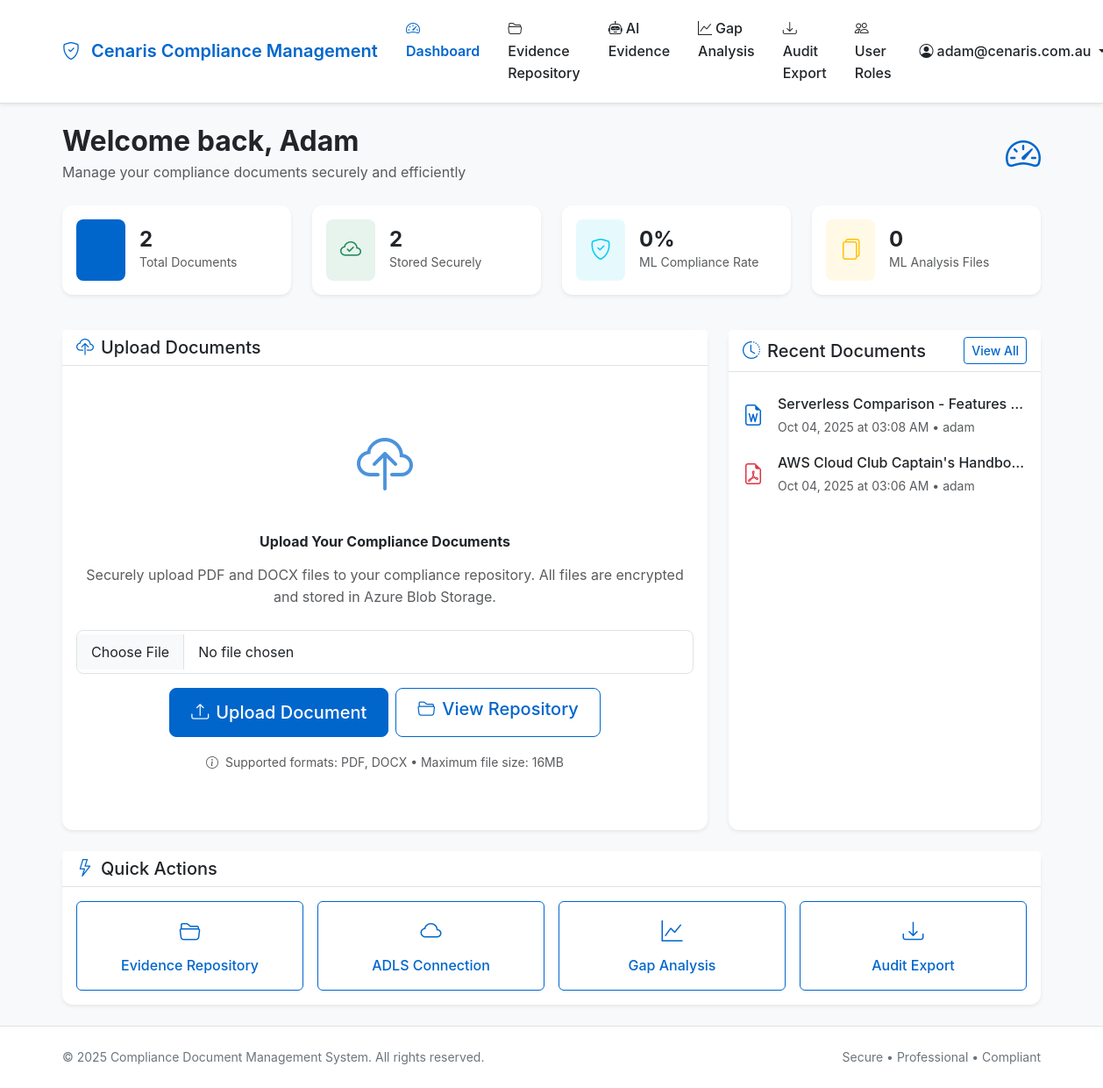
/dashboard (signed in), run on an earlier commit of the app's database.
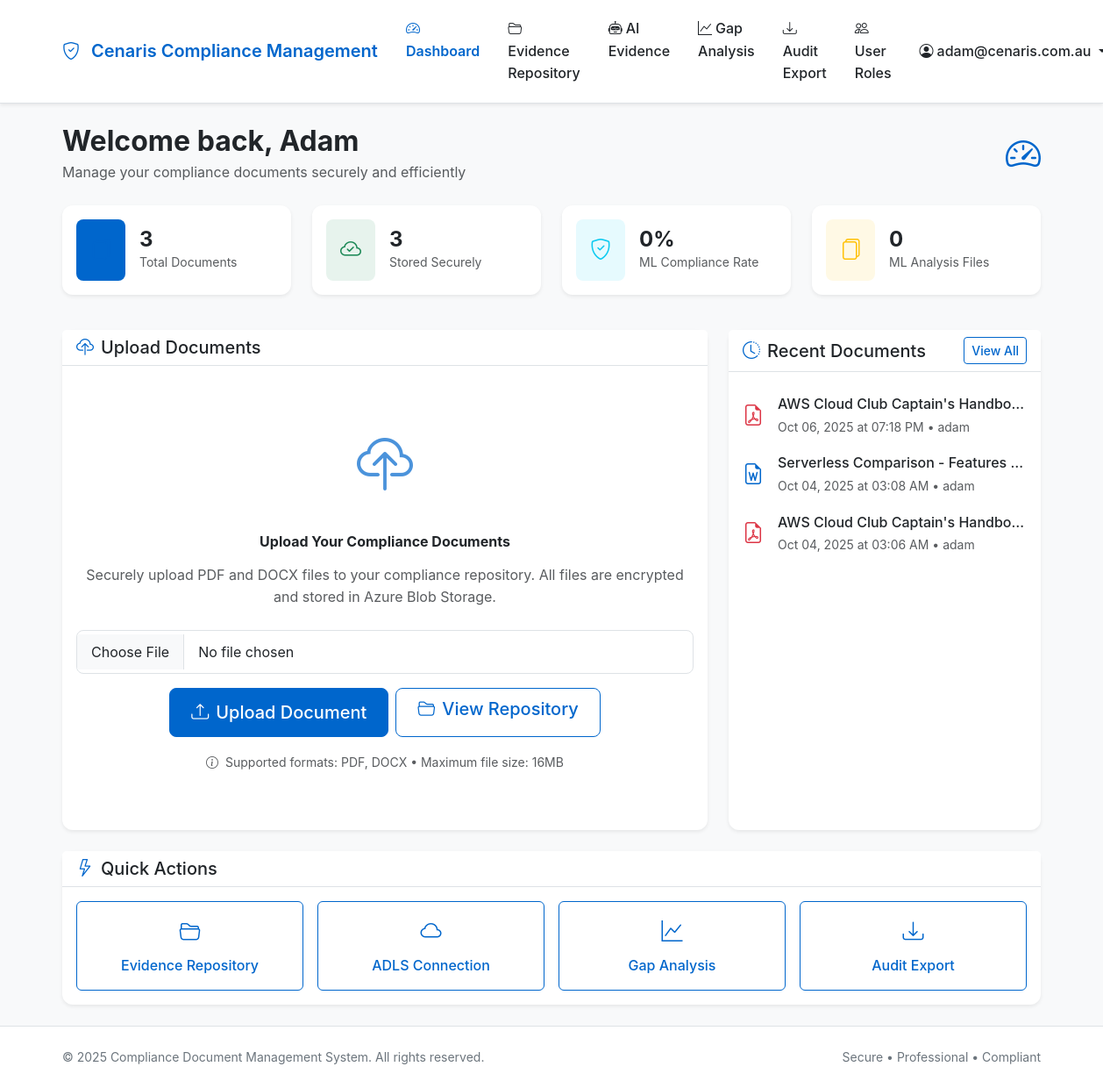
And on a later commit of the database.
### tables this page shows
CREATE TABLE users (
                id INTEGER PRIMARY KEY AUTOINCREMENT,
                email VARCHAR(120) UNIQUE NOT NULL,
                password_hash VARCHAR(128) NOT NULL,
                created_at DATETIME DEFAULT CURRENT_TIMESTAMP,
                is_active BOOLEAN DEFAULT 1
            );

CREATE TABLE documents (
                id INTEGER PRIMARY KEY AUTOINCREMENT,
                filename VARCHAR(255) NOT NULL,
                original_filename VARCHAR(255) NOT NULL,
                blob_name VARCHAR(255) UNIQUE NOT NULL,
                file_size INTEGER,
                content_type VARCHAR(100),
                uploaded_by INTEGER NOT NULL,
                uploaded_at DATETIME DEFAULT CURRENT_TIMESTAMP,
                is_active BOOLEAN DEFAULT 1,
                FOREIGN KEY (uploaded_by) REFERENCES users (id)
            );

### app/main/routes.py (the view)
@bp.route('/dashboard')
@login_required
def dashboard():
    recent_documents = Document.get_by_user(current_user.id, limit=5)
    all_documents = Document.get_by_user(current_user.id)
    total_documents = len(all_documents)
    ml_summary = azure_data_service.get_dashboard_summary()
    return render_template('main/dashboard.html',
                         title='Dashboard',
                         recent_documents=recent_documents,
                         total_documents=total_documents,
                         ml_summary=ml_summary)

### app/templates/main/dashboard.html (shortened to what this page needs)
{% extends "base.html" %} {% block content %}
<div class="fade-in">
  <div class="row mb-4">
    <div class="col-12">
      <div class="d-flex justify-content-between align-items-center">
        <div>
          <h1 class="h2 fw-bold text-dark mb-1">
            Welcome back, {{ current_user.email.split('@')[0].title() }}
          </h1>
          <p class="text-muted mb-0">
            Manage your compliance documents securely and efficiently
          </p>
        </div>
        <div class="d-none d-md-block">
          <i
            class="bi bi-speedometer2 text-primary"
            style="font-size: 2.5rem"
          ></i>
        </div>
      </div>
    </div>
  </div>
  <div class="row mb-4">
    <div class="col-md-6 col-lg-3 mb-3">
      <div class="card border-0 shadow-sm h-100">
        <div class="card-body">
          <div class="d-flex align-items-center">
            <div class="flex-shrink-0">
              <div class="bg-primary bg-opacity-10 rounded-3 p-3">
                <i
                  class="bi bi-files text-primary"
                  style="font-size: 1.5rem"
                ></i>
              </div>
            </div>
            <div class="flex-grow-1 ms-3">
              <div class="fw-bold h4 mb-0">{{ total_documents }}</div>
              <div class="text-muted small">Total Documents</div>
            </div>
          </div>
        </div>
      </div>
    </div>
    <div class="col-md-6 col-lg-3 mb-3">
      <div class="card border-0 shadow-sm h-100">
        <div class="card-body">
          <div class="d-flex align-items-center">
            <div class="flex-shrink-0">
              <div class="bg-success bg-opacity-10 rounded-3 p-3">
                <i
                  class="bi bi-cloud-check text-success"
                  style="font-size: 1.5rem"
                ></i>
              </div>
            </div>
            <div class="flex-grow-1 ms-3">
              <div class="fw-bold h4 mb-0">{{ total_documents }}</div>
              <div class="text-muted small">Stored Securely</div>
            </div>
          </div>
        </div>
      </div>
    </div>
    <div class="col-md-6 col-lg-3 mb-3">
      <div class="card border-0 shadow-sm h-100">
        <div class="card-body">
          <div class="d-flex align-items-center">
            <div class="flex-shrink-0">
              <div class="bg-info bg-opacity-10 rounded-3 p-3">
                <i
                  class="bi bi-shield-check text-info"
                  style="font-size: 1.5rem"
                ></i>
              </div>
            </div>
            <div class="flex-grow-1 ms-3">
              <div class="fw-bold h4 mb-0">{{ ml_summary.avg_compliancy_rate }}%</div>
              <div class="text-muted small">ML Compliance Rate</div>
            </div>
          </div>
        </div>
      </div>
    </div>
    <div class="col-md-6 col-lg-3 mb-3">
      <div class="card border-0 shadow-sm h-100">
        <div class="card-body">
          <div class="d-flex align-items-center">
            <div class="flex-shrink-0">
              <div class="bg-warning bg-opacity-10 rounded-3 p-3">
                <i
                  class="bi bi-files text-warning"
                  style="font-size: 1.5rem"
                ></i>
              </div>
            </div>
            <div class="flex-grow-1 ms-3">
              <div class="fw-bold h4 mb-0">{{ ml_summary.total_files }}</div>
              <div class="text-muted small">ML Analysis Files</div>
            </div>
          </div>
        </div>
      </div>
    </div>
  </div>
  <div class="row">
    <div class="col-lg-8 mb-4">
      <div class="card border-0 shadow-sm h-100">
        <div class="card-header bg-white border-bottom">
          <h5 class="card-title mb-0">
            <i class="bi bi-cloud-upload me-2 text-primary"></i>Upload Documents
          </h5>
        </div>
        <div class="card-body">
          <div class="text-center py-5">
            <div class="mb-4">
              <i
                class="bi bi-cloud-upload text-primary"
                style="font-size: 4rem; opacity: 0.7"
              ></i>
            </div>
            <h6 class="fw-bold mb-3">Upload Your Compliance Documents</h6>
            <p class="text-muted mb-4">
              Securely upload PDF and DOCX files to your compliance repository.
              All files are encrypted and stored in Azure Blob Storage.
            </p>
            <form
              id="uploadForm"
              action="{{ url_for('upload.upload_file') }}"
              method="post"
              enctype="multipart/form-data"
            >
              <div class="mb-3">
                <input
                  type="file"
                  class="form-control form-control-lg"
                  id="fileInput"
                  name="file"
                  accept=".pdf,.docx"
                  required
                />
              </div>
              <div class="d-grid gap-2 d-md-flex justify-content-md-center">
                <button type="submit" class="btn btn-primary btn-lg px-4">
                  <i class="bi bi-upload me-2"></i>Upload Document
                </button>
                <a
                  href="{{ url_for('main.evidence_repository') }}"
                  class="btn btn-outline-primary btn-lg px-4"
                >
                  <i class="bi bi-folder2-open me-2"></i>View Repository
                </a>
              </div>
            </form>
            <div class="mt-3">
              <small class="text-muted">
                <i class="bi bi-info-circle me-1"></i>
                Supported formats: PDF, DOCX • Maximum file size: 16MB
              </small>
            </div>
          </div>
        </div>
      </div>
    </div>
    <div class="col-lg-4 mb-4">
      <div class="card border-0 shadow-sm h-100">
        <div class="card-header bg-white border-bottom">
          <div class="d-flex justify-content-between align-items-center">
            <h5 class="card-title mb-0">
              <i class="bi bi-clock-history me-2 text-primary"></i>Recent
              Documents
            </h5>
            <a
              href="{{ url_for('main.evidence_repository') }}"
              class="btn btn-sm btn-outline-primary"
            >
              View All
            </a>
          </div>
        </div>
        <div class="card-body">
          {% if recent_documents %}
          <div class="list-group list-group-flush">
            {% for document in recent_documents %}
            <div class="list-group-item border-0 px-0">
              <div class="d-flex align-items-center">
                <div class="flex-shrink-0 me-3">
                  {% if document.content_type == 'application/pdf' %}
                  <i
                    class="bi bi-file-earmark-pdf text-danger"
                    style="font-size: 1.5rem"
                  ></i>
                  {% else %}
                  <i
                    class="bi bi-file-earmark-word text-primary"
                    style="font-size: 1.5rem"
                  ></i>
                  {% endif %}
                </div>
                <div class="flex-grow-1 min-w-0" style="overflow: hidden">
                  <div
                    class="fw-medium"
                    title="{{ document.original_filename }}"
                    style="
                      white-space: nowrap;
                      overflow: hidden;
                      text-overflow: ellipsis;
                      max-width: 100%;
                    "
                  >
                    {{ document.original_filename }}
                  </div>
                  <small class="text-muted">
                    {{ document.uploaded_at | datetime_format('%b %d, %Y at
                    %I:%M %p') }} • {{ current_user.email.split('@')[0] }}
                  </small>
                </div>
              </div>
            </div>
            {% endfor %}
          </div>
          {% endif %}
        </div>
      </div>
    </div>
  </div>
  <div class="row">
    <div class="col-12">
      <div class="card border-0 shadow-sm">
        <div class="card-header bg-white border-bottom">
          <h5 class="card-title mb-0">
            <i class="bi bi-lightning me-2 text-primary"></i>Quick Actions
          </h5>
        </div>
        <div class="card-body">
          <div class="row g-3">
            <div class="col-md-6 col-lg-3">
              <a
                href="{{ url_for('main.evidence_repository') }}"
                class="btn btn-outline-primary w-100 h-100 d-flex flex-column align-items-center justify-content-center py-3"
              >
                <i
                  class="bi bi-folder2-open mb-2"
                  style="font-size: 1.5rem"
                ></i>
                <span>Evidence Repository</span>
              </a>
            </div>
            <div class="col-md-6 col-lg-3">
              <a
                href="{{ url_for('main.adls_connection') }}"
                class="btn btn-outline-primary w-100 h-100 d-flex flex-column align-items-center justify-content-center py-3 text-decoration-none"
              >
                <i class="bi bi-cloud mb-2" style="font-size: 1.5rem"></i>
                <span>ADLS Connection</span>
              </a>
            </div>
            <div class="col-md-6 col-lg-3">
              <a
                href="{{ url_for('main.gap_analysis') }}"
                class="btn btn-outline-primary w-100 h-100 d-flex flex-column align-items-center justify-content-center py-3 text-decoration-none"
              >
                <i class="bi bi-graph-up mb-2" style="font-size: 1.5rem"></i>
                <span>Gap Analysis</span>
              </a>
            </div>
            <div class="col-md-6 col-lg-3">
              <a
                href="{{ url_for('main.audit_export') }}"
                class="btn btn-outline-primary w-100 h-100 d-flex flex-column align-items-center justify-content-center py-3 text-decoration-none"
              >
                <i class="bi bi-download mb-2" style="font-size: 1.5rem"></i>
                <span>Audit Export</span>
              </a>
            </div>
          </div>
        </div>
      </div>
    </div>
  </div>
</div>
{% endblock %}

### app/templates/base.html (shortened to what this page needs)
<!DOCTYPE html>
<html lang="en">
  <head>
    <link
      href="https://cdn.jsdelivr.net/npm/bootstrap@5.3.2/dist/css/bootstrap.min.css"
      rel="stylesheet"
    />
    <link
      href="https://cdn.jsdelivr.net/npm/bootstrap-icons@1.11.1/font/bootstrap-icons.css"
      rel="stylesheet"
    />
  </head>
  <body>
    <nav class="navbar navbar-expand-lg navbar-light">
      <div class="container">
        <a class="navbar-brand" href="{{ url_for('main.index') }}">
          <i class="bi bi-shield-check me-2"></i>
          Cenaris Compliance Management
        </a>
        <div class="collapse navbar-collapse" id="navbarNav">
          <ul class="navbar-nav me-auto">
            {% if current_user.is_authenticated %}
            <li class="nav-item">
              <a
                class="nav-link {% if request.endpoint == 'main.dashboard' %}active{% endif %}"
                href="{{ url_for('main.dashboard') }}"
              >
                <i class="bi bi-speedometer2 me-1"></i>Dashboard
              </a>
            </li>
            <li class="nav-item">
              <a
                class="nav-link {% if request.endpoint == 'main.evidence_repository' %}active{% endif %}"
                href="{{ url_for('main.evidence_repository') }}"
              >
                <i class="bi bi-folder2-open me-1"></i>Evidence Repository
              </a>
            </li>
            <li class="nav-item">
              <a
                class="nav-link {% if request.endpoint == 'main.ai_evidence' %}active{% endif %}"
                href="{{ url_for('main.ai_evidence') }}"
              >
                <i class="bi bi-robot me-1"></i>AI Evidence
              </a>
            </li>
            <li class="nav-item">
              <a
                class="nav-link {% if request.endpoint == 'main.gap_analysis' %}active{% endif %}"
                href="{{ url_for('main.gap_analysis') }}"
              >
                <i class="bi bi-graph-up me-1"></i>Gap Analysis
              </a>
            </li>
            <li class="nav-item">
              <a
                class="nav-link {% if request.endpoint == 'main.audit_export' %}active{% endif %}"
                href="{{ url_for('main.audit_export') }}"
              >
                <i class="bi bi-download me-1"></i>Audit Export
              </a>
            </li>
            <li class="nav-item">
              <a
                class="nav-link {% if request.endpoint == 'main.user_roles' %}active{% endif %}"
                href="{{ url_for('main.user_roles') }}"
              >
                <i class="bi bi-people me-1"></i>User Roles
              </a>
            </li>
            {% endif %}
          </ul>
          <ul class="navbar-nav">
            {% if current_user.is_authenticated %}
            <li class="nav-item dropdown">
              <a
                class="nav-link dropdown-toggle"
                href="#"
                id="navbarDropdown"
                role="button"
                data-bs-toggle="dropdown"
              >
                <i class="bi bi-person-circle me-1"></i>{{ current_user.email }}
              </a>
            </li>
            {% endif %}
          </ul>
        </div>
      </div>
    </nav>
    <main class="{% block main_class %}container my-4{% endblock %}">
      {% block content %}{% endblock %}
    </main>
    <footer class="footer mt-auto py-4">
      <div class="container">
        <div class="row">
          <div class="col-md-6">
            <p class="mb-0">
              &copy; 2025 Compliance Document Management System. All rights
              reserved.
            </p>
          </div>
          <div class="col-md-6 text-md-end">
            <p class="mb-0">Secure • Professional • Compliant</p>
          </div>
        </div>
      </div>
    </footer>
  </body>
</html>

What changed in the data, as far as the page shows it:
added documents: content_type "application/pdf" (drawn), original_filename "AWS Cloud Club Captain's Handbo…", uploaded_at "Oct 06, 2025 at 07:18 PM", {{ current_user.email.split('@')[0] }} "adam"
Also different on the page:
{{ total_documents }}: "2" → "3"
